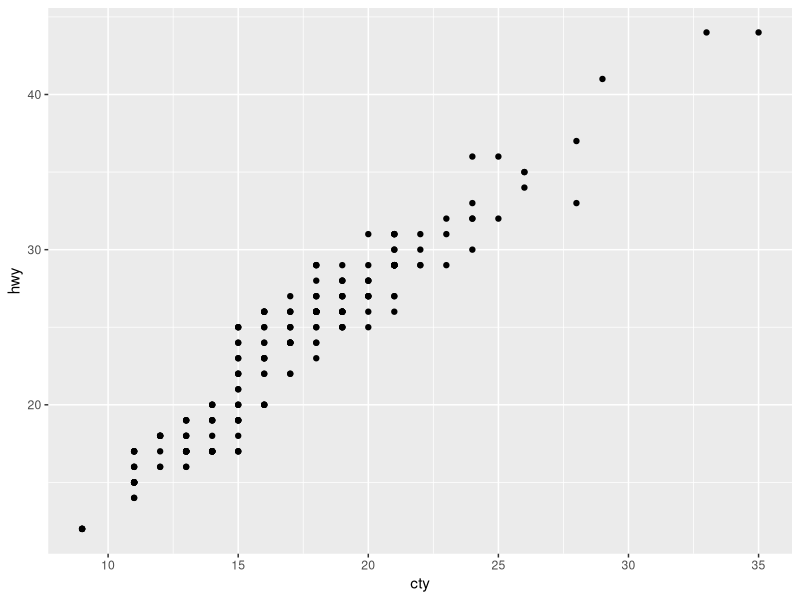
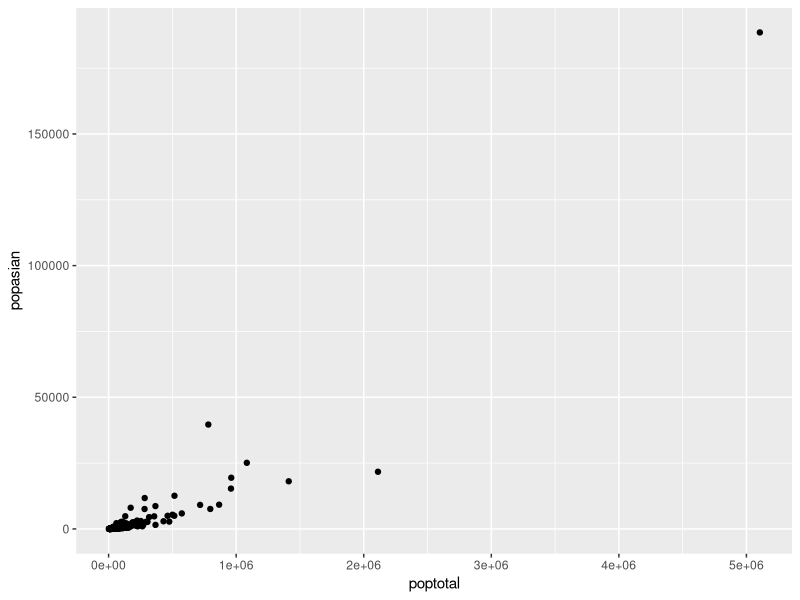
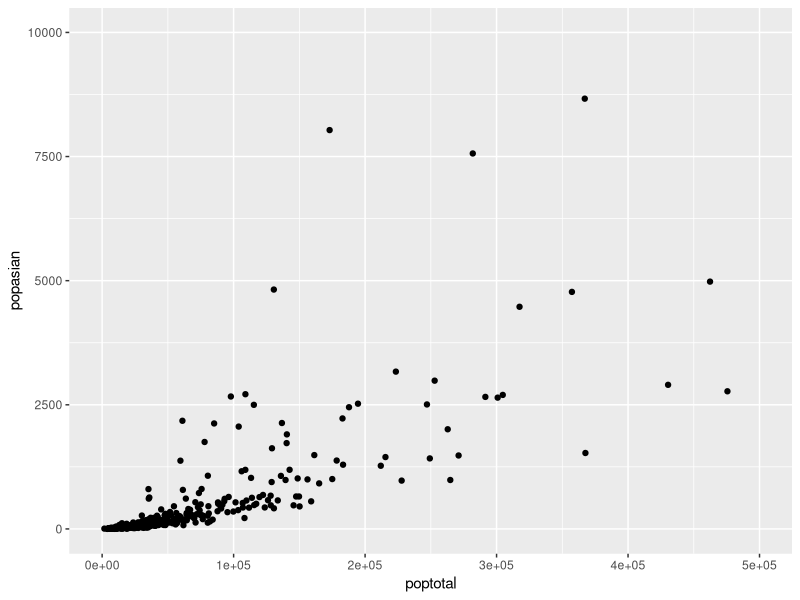

The R script that drew these images, in order:
# 혼자서 해보기 p188
library(ggplot2)
mpg <- as.data.frame(ggplot2::mpg)
ggplot(data = mpg, aes(x = cty, y = hwy)) + geom_point()
midwest <- as.data.frame(ggplot2::midwest)

ggplot(data = midwest, aes(x = poptotal, y = popasian)) + geom_point()

ggplot(data = midwest, aes(x = poptotal, y = popasian)) + geom_point() + 
  xlim(0,500000 ) +
  ylim(0,10000)
